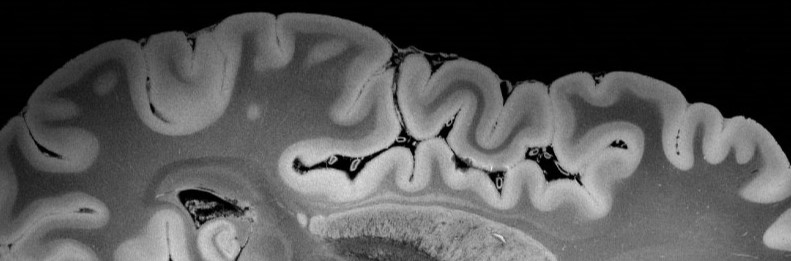
#> input picture Low Matrix Approximation question2.jpg, 791 x 261 px, found by its file name
$ python Q4.py
#> lines starting #> are read from the running program, lines starting #| are printed output that depends on the picture
import cupy as cp
import matplotlib.pyplot as plt
from skimage import img_as_float
from skimage.util import random_noise, view_as_windows
from scipy.spatial.distance import cdist
import cv2


# Function to implement WNNM
def WNNM(Y, tau, weights):
    U, sigma, VT = cp.linalg.svd(Y, full_matrices=False)  # Perform SVD on the CPU
    sigma = cp.asarray(sigma)  # Convert results back to CuPy
    U = cp.asarray(U)
    VT = cp.asarray(VT)
    sigma_w = cp.maximum(sigma - tau * weights, 0)
    return U @ cp.diag(sigma_w) @ VT


image = cv2.imread('C:/Users/aryak/OneDrive/Desktop/MAM/HW03/Low Matrix Approximation question2.jpg', cv2.IMREAD_GRAYSCALE)
#> image is the input picture: shape (261, 791); min 0, max 247, mean 84.2
image = img_as_float(image)  # Normalized image

noisy_image1 = random_noise(image, mode='gaussian', var=0.01)
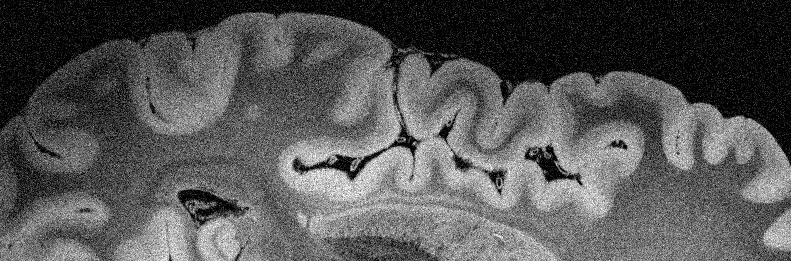
#> noisy_image1: shape (261, 791) float64; min 0, max 1, mean 0.34
noisy_image = noisy_image1.copy()

h, w = image.shape
#> h = 261; w = 791

patch_size = 7
stride = 4

patches = view_as_windows(noisy_image, (patch_size, patch_size), step=stride)
#> (the run stopped early here; a loop or call above may not have finished)
